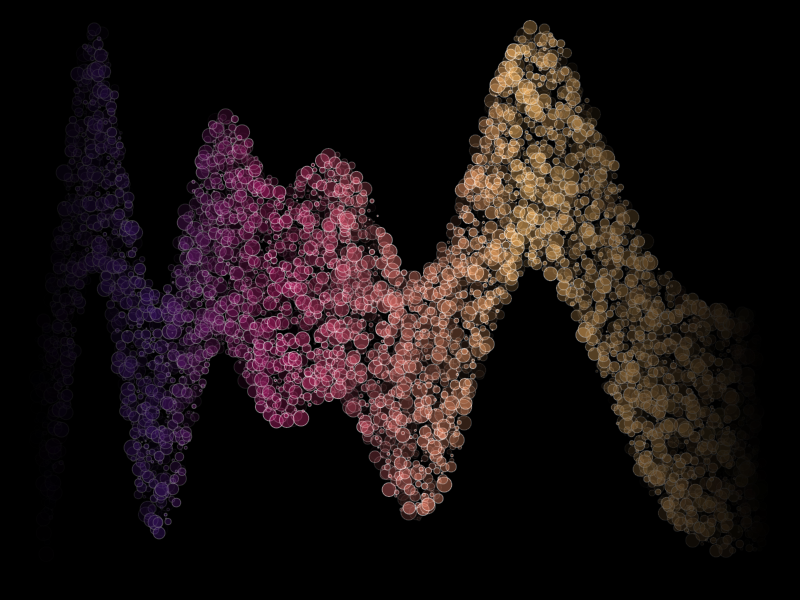

Write R code to recreate this figure.
#====== Day 8 of 25 Days of Rtistry - geom_point()======#

# Library Load-In====
library(tidyverse) #For everything data#
library(sp) #For polygon manipulation#

# Starting the transition to a pretty wave====
##Setting up our "range" on the x axis for horizontal waves=====
wave_theta <- seq(from = -.4,
                  to = -1.5*pi, 
                  length.out = 1000) 

##Creating the "top" of our wave polygon====
curve_top <- tibble(x = wave_theta,
                    y = (sin(x)*cos(wave_theta^2))-exp(x*2)) %>%
  arrange(x)


##Grab the max X value in the wave from the top wave====
max_x_point <- curve_top[which(curve_top$x == max(curve_top$x)),]

##Create a subset of curve_top to create a "side" of the wave====
curve_side_right <- max_x_point %>%
  add_row(max_x_point - c(0,0.5))%>%
  arrange(desc(y))


##Create a copy of the curve_top dataset with the y values decreased by .5====
curve_bottom <- curve_top %>%
  mutate(y = y - .5) %>%
  arrange(desc(x))


##Grab the min X value in the wave from the top wave====
min_x_point <- curve_top[which(curve_top$x == min(curve_top$x)),]

##Create a side that will connect curve_top and curve_bottom on the left side====
curve_side_left <- min_x_point %>%
  add_row(min_x_point - c(0,.5)) %>%
  arrange(y)

##Slap all of them together
wave <- bind_rows(curve_top,curve_side_right,curve_bottom,curve_side_left)

# Creating a function for iterations====

wave_maker <- function(n, wave_df){
  
  #Creating an empty list to store our multiple dataframes(waves)#
  wave_list<- list()
  
  #Creating a for loop to iteratively make "n" amount of waves#
  for(i in seq_along(1:n)){
    
    wave_list[[i]] <- wave_df %>%
      mutate(y = y - (.5*i),
             group = i)
    
  }
  
  #returning the completed data frame to the environment#
  return(bind_rows(wave_list))
  
}

# Creating the final data frame used for plotting====
wave_layers <- wave_maker(3, wave)

#Setting some colors in a palette
colors_pal <- c("#381460","#B21F66","#FFBD69")

#Pulling max X and Y values
max_x_value <- max(wave_layers$x)
min_x_value <- min(wave_layers$x)

max_y_value <- max(wave_layers$y)
min_y_value <- min(wave_layers$y)

#Making the range for geom_points
point_range <- tibble(crossing(x = seq(min_x_value,max_x_value, length.out = 110),
                      y = seq(min_y_value,max_y_value, length.out = 110)))

#Filtering out points that only exist in our shape
point_range <- point_range %>%
  mutate(logic_group1 = point.in.polygon(x,y,wave_layers$x[which(wave_layers$group == 1)], wave_layers$y[which(wave_layers$group == 1)]),
         logic_group2 = point.in.polygon(x,y,wave_layers$x[which(wave_layers$group == 2)], wave_layers$y[which(wave_layers$group == 2)]),
         logic_group3 = point.in.polygon(x,y,wave_layers$x[which(wave_layers$group == 3)], wave_layers$y[which(wave_layers$group == 3)]),
         logic = case_when(logic_group1 == 1 ~ "group1",
                           logic_group2 == 1 ~ "group2",
                           logic_group3 == 1 ~ "group3",
                           TRUE ~ NA_character_)) %>%
  select(-c(logic_group1,logic_group2,logic_group3)) %>%
  filter(!is.na(logic))

#Pulling group counts for color distribution===
group1total <- sum(point_range$logic == "group1")
group2total <- sum(point_range$logic == "group2")
group3total <- sum(point_range$logic == "group3")

#Adding fills/colors to the set for easier mapping===
point_range <- point_range %>%
  arrange(x) %>%
  mutate(fill = c(colorRampPalette(c("#000000",colors_pal[1],colors_pal[2]))(group1total),
                   colorRampPalette(c(colors_pal[2],colors_pal[3]))(group2total),
                   colorRampPalette(c(colors_pal[3],"#000000"))(group3total)),
         color = c(colorRampPalette(c("#000000","#ffffff"))(group1total),
                   rep("#ffffff", (group2total)),
                   colorRampPalette(c("#ffffff","#000000"))(group3total)))

# Final Plotting====
point_range %>%
  ggplot(aes(x=x,y=y))+
  theme_void()+
  theme(plot.background = element_rect(fill = "#000000"))+
  geom_point(size = sample(seq(.01,5, length.out = 200), nrow(point_range), replace = TRUE), 
             position = "jitter",
             fill = point_range$fill,
             color = point_range$color,
             alpha = sample(seq(.01,.5, length.out = 100), nrow(point_range), replace = TRUE),
             shape = 21,
             stroke = .5)
